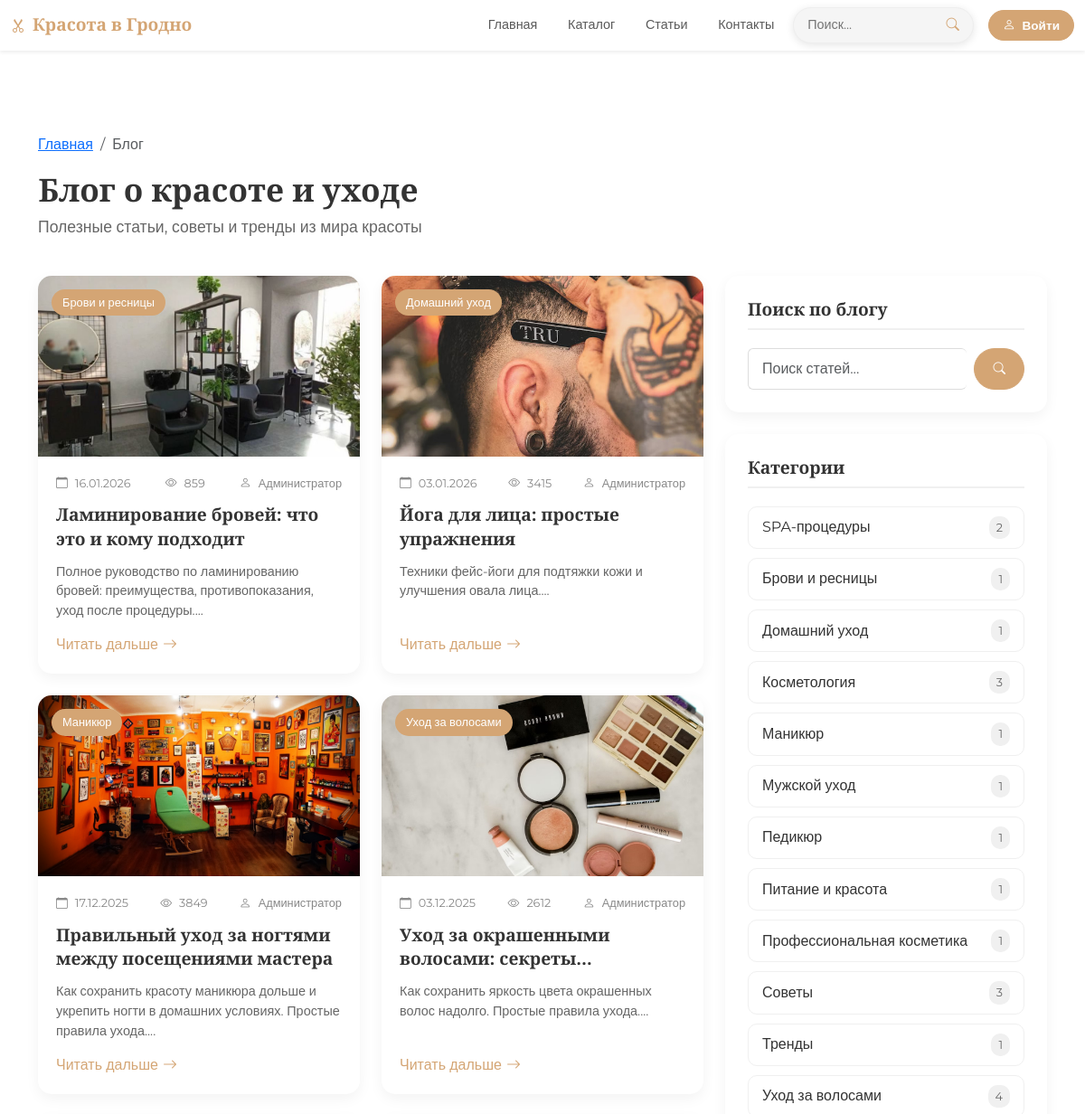
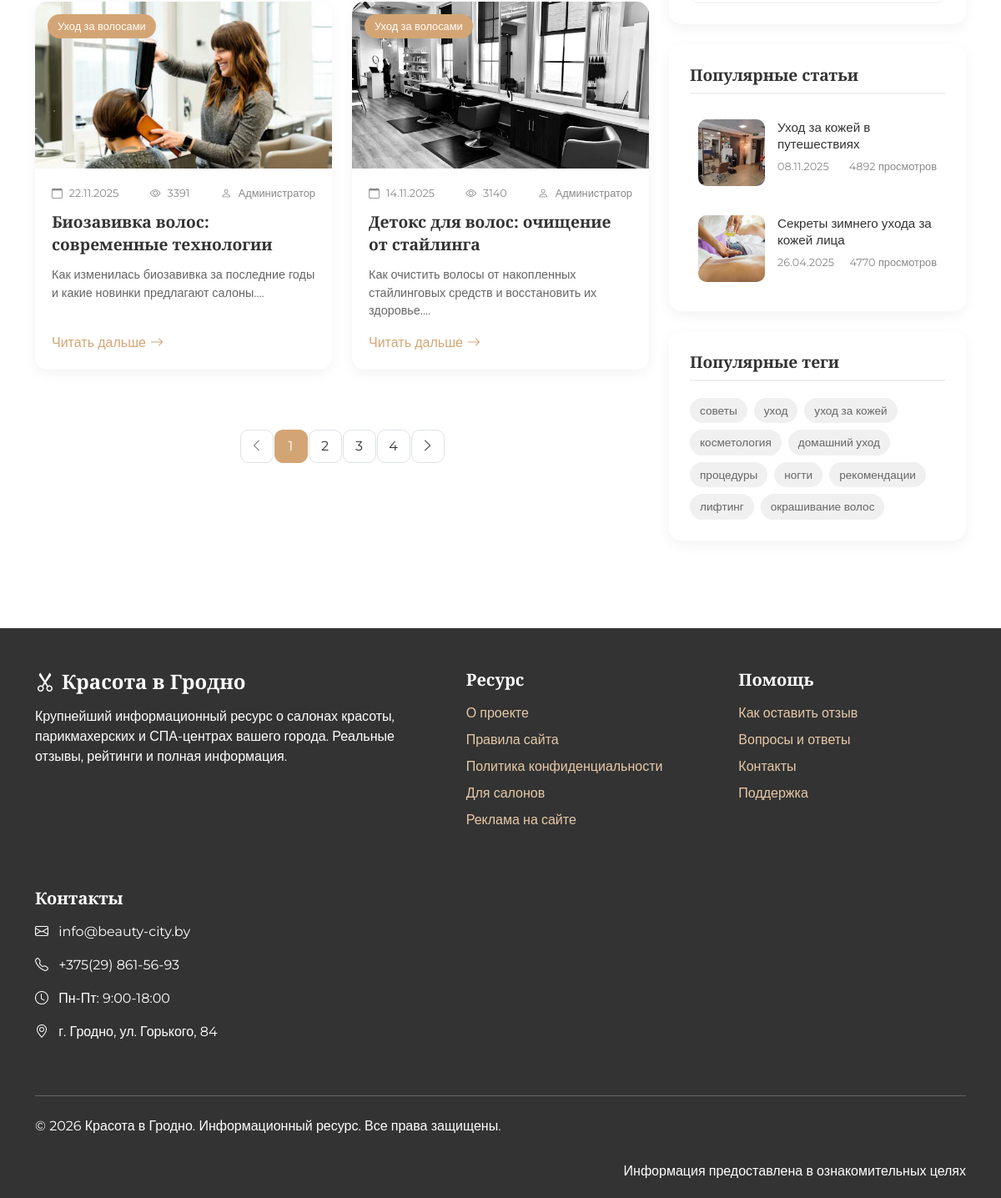
Page /blog on the committed database (2 pictures, top to bottom).
### models.py (models this page shows)
class BlogPost(db.Model):
    __tablename__ = 'blog_posts'
    id = db.Column(db.Integer, primary_key=True)
    title = db.Column(db.String(200), nullable=False)
    slug = db.Column(db.String(200), unique=True)
    excerpt = db.Column(db.String(500))
    content = db.Column(db.Text, nullable=False)
    author = db.Column(db.String(100), default='Администратор')
    image_url = db.Column(db.String(300), default='/static/img/default.png')
    category = db.Column(db.String(50))
    is_published = db.Column(db.Boolean, default=True)
    views_count = db.Column(db.Integer, default=0)
    created_at = db.Column(db.DateTime, default=datetime.now)
    updated_at = db.Column(db.DateTime, default=datetime.now, onupdate=datetime.now)
    comments = db.relationship('BlogComment', backref='post', lazy=True, cascade='all, delete-orphan')
    tags = db.relationship('BlogTag', secondary=post_tags, backref=db.backref('posts', lazy=True))

class BlogTag(db.Model):
    __tablename__ = 'blog_tags'
    id = db.Column(db.Integer, primary_key=True)
    name = db.Column(db.String(30), unique=True, nullable=False)
    slug = db.Column(db.String(30), unique=True)

### app.py (the view, shortened to what this page needs)
@app.route('/blog')
def blog():
    page = request.args.get('page', 1, type=int)
    category = request.args.get('category', None)
    tag = request.args.get('tag', None)
    search = request.args.get('search', None)
    items_per_page = 6
    skip = (page - 1) * items_per_page
    posts = get_blog_posts(
        skip=skip,
        limit=items_per_page,
        category=category,
        tag=tag,
        search=search,
        only_published=True
    )
    if category:
        total_items = BlogPost.query.filter_by(
            is_published=True,
            category=category
        ).count()
    else:
        total_items = BlogPost.query.filter_by(is_published=True).count()
    total_pages = max(1, math.ceil(total_items / items_per_page))
    categories = get_blog_categories_with_counts()
    popular_posts = get_popular_posts(limit=2)
    recent_posts = get_recent_posts(limit=2)
    popular_tags_result = get_popular_tags(limit=10)
    popular_tags = [tag[0] for tag in popular_tags_result] if popular_tags_result else []
    return render_template('blog.html',
        title="Блог о красоте - Красота в Гродно",
        posts=posts,
        categories=categories,
        popular_posts=popular_posts,
        recent_posts=recent_posts,
        popular_tags=popular_tags,
        current_category=category,
        current_tag=tag,
        search_query=search,
        current_page=page,
        total_pages=total_pages,
        total_items=total_items
    )

### app.py (called while the page is built, shortened)
@app.context_processor
def inject_now():
    return {'now': datetime.now()}

@app.context_processor
def inject_user():
    user_favorites = []
    if current_user.is_authenticated:
        user_favorites = [s.id for s in current_user.favorite_salons.all()]
    return {
        'current_user': current_user,
        'user_favorites': user_favorites
    }

def get_blog_posts(skip=0, limit=10, category=None, tag=None, search=None, only_published=True):
    query = BlogPost.query
    if only_published:
        query = query.filter(BlogPost.is_published == True)
    if category:
        query = query.filter(BlogPost.category == category)
    if tag:
        query = query.join(BlogPost.tags).filter(BlogTag.name == tag)
    return query.order_by(desc(BlogPost.created_at)).offset(skip).limit(limit).all()

def get_blog_categories_with_counts():
    result = db.session.query(
        BlogPost.category,
        func.count(BlogPost.id).label('count')
    ).filter(
        BlogPost.is_published == True
    ).group_by(
        BlogPost.category
    ).all()
    return [{'name': cat, 'count': count} for cat, count in result if cat]

def get_popular_posts(limit=5):
    return BlogPost.query.filter(
        BlogPost.is_published == True
    ).order_by(
        desc(BlogPost.views_count)
    ).limit(limit).all()

def get_recent_posts(limit=5):
    return BlogPost.query.filter(
        BlogPost.is_published == True
    ).order_by(
        desc(BlogPost.created_at)
    ).limit(limit).all()

def get_popular_tags(limit=10):
    from models import post_tags
    result = db.session.query(
        BlogTag,
        func.count(post_tags.c.post_id).label('count')
    ).join(
        post_tags
    ).group_by(
        BlogTag.id
    ).order_by(
        desc('count')
    ).limit(limit).all()
    return result

### templates/blog.html (shortened to what this page needs)
{% extends "base.html" %} {% block content %}
<div class="container mt-5 pt-4">
  <nav aria-label="breadcrumb">
    <ol class="breadcrumb">
      <li class="breadcrumb-item"><a href="/">Главная</a></li>
      <li class="breadcrumb-item active" aria-current="page">Блог</li>
    </ol>
  </nav>
  <div class="row mb-4">
    <div class="col-12">
      <h1 class="page-title">Блог о красоте и уходе</h1>
      <p class="lead-contact">
        Полезные статьи, советы и тренды из мира красоты
      </p>
    </div>
  </div>
  <div class="row">
    <div class="col-lg-8">
      {% if posts %}
      <div class="row mb-5">
        {% for post in posts %}
        <div class="col-md-6 mb-4">
          <article class="blog-card">
            <div class="blog-image">
              {% if post.image_url %}
              <img src="{{ post.image_url }}" alt="{{ post.title }}" />
              {% else %}
              <img src="/static/img/blog-default.jpg" alt="{{ post.title }}" />
              {% endif %}
              <span class="blog-category">{{ post.category }}</span>
            </div>
            <div class="blog-content">
              <div class="blog-meta">
                <span class="date"><i class="bi bi-calendar me-1"></i> {{ post.created_at.strftime('%d.%m.%Y') }}</span>
                <span class="views"><i class="bi bi-eye me-1"></i> {{ post.views_count }}</span>
                {% if post.author %}
                <span class="author"><i class="bi bi-person me-1"></i> {{ post.author }}</span>
                {% endif %}
              </div>
              <h3 class="blog-title">{{ post.title }}</h3>
              <p class="blog-excerpt">{{ post.excerpt[:150] }}...</p>
              <a href="/blog/{{ post.slug }}" class="read-more"
                >Читать дальше <i class="bi bi-arrow-right"></i
              ></a>
            </div>
          </article>
        </div>
        {% endfor %}
      </div>
      {% else %}
      <div class="alert alert-warning">
        <i class="bi bi-info-circle me-2"></i>
        По вашему запросу ничего не найдено.
        <a href="/blog" class="alert-link">Показать все статьи</a>
      </div>
      {% endif %}
      {% if total_pages > 1 %}
      <nav aria-label="Навигация по страницам">
        <ul class="pagination justify-content-center">
          {% if current_page > 1 %}
          <li class="page-item">
            <a class="page-link" href="/blog?page={{ current_page - 1 }}{% if current_category %}&category={{ current_category }}{% endif %}{% if current_tag %}&tag={{ current_tag }}{% endif %}{% if search_query %}&search={{ search_query }}{% endif %}">
              <i class="bi bi-chevron-left"></i>
            </a>
          </li>
          {% else %}
          <li class="page-item disabled">
            <a class="page-link" href="#" tabindex="-1">
              <i class="bi bi-chevron-left"></i>
            </a>
          </li>
          {% endif %}
          {% for page_num in range(1, total_pages + 1) %}
            {% if page_num == current_page %}
            <li class="page-item active"><a class="page-link" href="#">{{ page_num }}</a></li>
            {% else %}
            <li class="page-item"><a class="page-link" href="/blog?page={{ page_num }}">{{ page_num }}</a></li>
            {% endif %}
          {% endfor %}
          {% if current_page < total_pages %}
          <li class="page-item">
            <a class="page-link" href="/blog?page={{ current_page + 1 }}">
              <i class="bi bi-chevron-right"></i>
            </a>
          </li>
          {% else %}
          <li class="page-item disabled">
            <a class="page-link" href="#">
              <i class="bi bi-chevron-right"></i>
            </a>
          </li>
          {% endif %}
        </ul>
      </nav>
      {% endif %}
    </div>
    <div class="col-lg-4">
      <div class="sidebar-card mb-4">
        <h5 class="sidebar-title">Поиск по блогу</h5>
        <div class="search-form">
          <form action="/blog" method="get" class="d-flex">
            <input
              type="text"
              class="form-control"
              name="search"
              placeholder="Поиск статей..."
              value="{{ search_query if search_query else '' }}"
            />
            <button type="submit" class="btn btn-beauty ms-2">
              <i class="bi bi-search"></i>
            </button>
          </form>
        </div>
      </div>
      <div class="sidebar-card mb-4">
        <h5 class="sidebar-title">Категории</h5>
        <div class="categories-list">
          {% for cat in categories %}
          <a href="/blog?category={{ cat.name }}" class="category-item {% if current_category == cat.name %}active{% endif %}">
            <span>{{ cat.name }}</span>
            <span class="count">{{ cat.count }}</span>
          </a>
          {% endfor %}
        </div>
      </div>
      <div class="sidebar-card mb-4">
        <h5 class="sidebar-title">Популярные статьи</h5>
        <div class="popular-posts">
          {% for post in popular_posts %}
          <a href="/blog/{{ post.slug }}" class="popular-post">
            <div class="popular-post-image">
              {% if post.image_url %}
              <img src="{{ post.image_url }}" alt="{{ post.title }}" />
              {% else %}
              <img src="/static/img/blog-default.jpg" alt="{{ post.title }}" />
              {% endif %}
            </div>
            <div class="popular-post-content">
              <h6>{{ post.title }}</h6>
              <div class="meta">
                <span class="date">{{ post.created_at.strftime('%d.%m.%Y') }}</span>
                <span class="views">{{ post.views_count }} просмотров</span>
              </div>
            </div>
          </a>
          {% endfor %}
        </div>
      </div>
      <div class="sidebar-card">
        <h5 class="sidebar-title">Популярные теги</h5>
        <div class="tags">
          {% for tag in popular_tags %}
          <a href="/blog?tag={{ tag.name }}" class="tag {% if current_tag == tag.name %}active{% endif %}">{{ tag.name }}</a>
          {% endfor %}
        </div>
      </div>
    </div>
  </div>
</div>
{% endblock %}

### templates/base.html (shortened to what this page needs)
<!DOCTYPE html>
<html lang="ru">
  <head>
    <link href="../static/css/bootstrap.min.css" rel="stylesheet" />
    <link
      rel="stylesheet"
      href="https://cdn.jsdelivr.net/npm/bootstrap-icons@1.10.0/font/bootstrap-icons.css"
    />
    <link rel="stylesheet" href="../static/css/style.css" />
  </head>
  <body>
    <nav class="navbar navbar-expand-lg navbar-light bg-white fixed-top shadow-sm">
  <div class="container">
    <a class="navbar-brand" href="/">
      <i class="bi bi-scissors me-2"></i><span class="brand-text">Красота в Гродно</span>
    </a>
    <div class="collapse navbar-collapse" id="navbarNav">
      <ul class="navbar-nav ms-auto">
        <li class="nav-item">
          <a class="nav-link" href="/">Главная</a>
        </li>
        <li class="nav-item">
          <a class="nav-link" href="/catalog">Каталог</a>
        </li>
        <li class="nav-item">
          <a class="nav-link" href="/blog">Статьи</a>
        </li>
        <li class="nav-item">
          <a class="nav-link" href="/contact">Контакты</a>
        </li>
      </ul>
      <div class="search-autocomplete navbar-search-form">
        <form action="/catalog/search" method="post" id="searchForm">
          <div class="navbar-search-container">
            <input
              type="text"
              class="navbar-search-input"
              id="searchInput"
              name="search_query"
              placeholder="Поиск..."
              aria-label="Поиск салонов"
              autocomplete="off"
            />
            <button class="navbar-search-btn" type="submit">
              <i class="bi bi-search"></i>
            </button>
          </div>
        </form>
      </div>
      <div class="user-section">
        {% if current_user.is_authenticated %}
        <div class="dropdown">
          <button class="btn btn-beauty dropdown-toggle" type="button" id="userDropdown" data-bs-toggle="dropdown">
            <i class="bi bi-person me-1"></i>
            {% if current_user.first_name %}
              {{ current_user.first_name|truncate(10, True, '...') }}
            {% else %}
              Аккаунт
            {% endif %}
          </button>
          <ul class="dropdown-menu dropdown-menu-end">
            {% if current_user.is_admin %}
            <li><a class="dropdown-item" href="/admin"><i class="bi bi-star me-2"></i>Админка</a></li>
            <li><hr class="dropdown-divider"></li>
            {% endif %}
            <li><a class="dropdown-item" href="/profile"><i class="bi bi-person-circle me-2"></i>Профиль</a></li>
            <li><hr class="dropdown-divider"></li>
            <li><a class="dropdown-item" href="/logout"><i class="bi bi-box-arrow-right me-2"></i>Выйти</a></li>
          </ul>
        </div>
        {% else %}
        <a class="btn btn-beauty" href="/login">
          <i class="bi bi-person me-1"></i> Войти
        </a>
        {% endif %}
      </div>
    </div>
  </div>
</nav>
    {% block content %}{% endblock %}
    <footer class="footer">
  <div class="container">
    <div class="row">
      <div class="col-lg-4 mb-4">
        <h4 class="mb-3"><i class="bi bi-scissors me-2"></i>Красота в Гродно</h4>
        <p>
          Крупнейший информационный ресурс о салонах красоты, парикмахерских
          и СПА-центрах вашего города. Реальные отзывы, рейтинги и полная
          информация.
        </p>
      </div>
      <div class="col-lg-2 col-md-6 mb-4">
        <h5 class="mb-3">Ресурс</h5>
        <ul class="list-unstyled">
          <li class="mb-2"><a href="/contact#about">О проекте</a></li>
          <li class="mb-2"><a href="/contact#rules">Правила сайта</a></li>
          <li class="mb-2">
            <a href="/contact#privacy">Политика конфиденциальности</a>
          </li>
          <li class="mb-2"><a href="/contact#for-salons">Для салонов</a></li>
          <li class="mb-2"><a href="/contact#ads">Реклама на сайте</a></li>
        </ul>
      </div>
      <div class="col-lg-2 col-md-6 mb-4">
        <h5 class="mb-3">Помощь</h5>
        <ul class="list-unstyled">
          <li class="mb-2">
            <a href="/contact#help">Как оставить отзыв</a>
          </li>
          <li class="mb-2"><a href="/contact#faq">Вопросы и ответы</a></li>
          <li class="mb-2"><a href="/contact#support">Контакты</a></li>
          <li class="mb-2"><a href="/contact#support">Поддержка</a></li>
        </ul>
      </div>
      <div class="col-lg-4 mb-4">
        <h5 class="mb-3">Контакты</h5>
        <p><i class="bi bi-envelope me-2"></i> info@beauty-city.by</p>
        <p><i class="bi bi-telephone me-2"></i> +375(29) 861-56-93</p>
        <p><i class="bi bi-clock me-2"></i> Пн-Пт: 9:00-18:00</p>
        <p>
          <i class="bi bi-geo-alt me-2"></i> г. Гродно, ул. Горького, 84
        </p>
      </div>
    </div>
    <hr class="mt-4 mb-4" />
    <div class="row">
      <div class="col-md-6">
        <p class="mb-0">
          © 2026 Красота в Гродно. Информационный ресурс. Все права защищены.
        </p>
      </div>
      <div class="col-md-6 text-md-end">
        <p class="mb-0">Информация предоставлена в ознакомительных целях</p>
      </div>
    </div>
  </div>
</footer>
  </body>
</html>

### rows in the picture
BlogPost: image_url (picture), category "Брови и ресницы", created_at "16.01.2026", views_count "859", author "Администратор", title "Ламинирование бровей: что это и кому подходит", excerpt "Полное руководство по ламинированию бровей: преимущества, противопоказания, уход после процедуры."
BlogPost: image_url (picture), category "Домашний уход", created_at "03.01.2026", views_count "3415", author "Администратор", title "Йога для лица: простые упражнения", excerpt "Техники фейс-йоги для подтяжки кожи и улучшения овала лица."
BlogPost: image_url (picture), category "Маникюр", created_at "17.12.2025", views_count "3849", author "Администратор", title "Правильный уход за ногтями между посещениями мастера", excerpt "Как сохранить красоту маникюра дольше и укрепить ногти в домашних условиях. Простые правила ухода."
BlogPost: image_url (picture), category "Уход за волосами", created_at "03.12.2025", views_count "2612", author "Администратор", title "Уход за окрашенными волосами:…", excerpt "Как сохранить яркость цвета окрашенных волос надолго. Простые правила ухода."
BlogPost: image_url (picture), category "Уход за волосами", created_at "22.11.2025", views_count "3391", author "Администратор", title "Биозавивка волос: современные технологии", excerpt "Как изменилась биозавивка за последние годы и какие новинки предлагают салоны."
BlogPost: image_url (picture), category "Уход за волосами", created_at "14.11.2025", views_count "3140", author "Администратор", title "Детокс для волос: очищение от стайлинга", excerpt "Как очистить волосы от накопленных стайлинговых средств и восстановить их здоровье."
BlogPost: image_url (picture), title "Уход за кожей в путешествиях", created_at "08.11.2025", views_count "4892"
BlogPost: image_url (picture), title "Секреты зимнего ухода за кожей лица", created_at "26.04.2025", views_count "4770"
BlogTag: name "советы"
BlogTag: name "уход"
BlogTag: name "уход за кожей"
BlogTag: name "косметология"
BlogTag: name "домашний уход"
BlogTag: name "процедуры"
BlogTag: name "ногти"
BlogTag: name "рекомендации"
BlogTag: name "лифтинг"
BlogTag: name "окрашивание волос"

### other values in the picture
{{ page_num }} "1"
{{ page_num }} "2" "3" "4"
{{ cat.name }} "SPA-процедуры" "Брови и ресницы" "Домашний уход" "Косметология" "Маникюр" "Мужской уход" "Педикюр" "Питание и красота" "Профессиональная косметика" "Советы" "Тренды" "Уход за волосами"
{{ cat.count }} "2" "1" "1" "3" "1" "1" "1" "1" "1" "3" "1" "4"
